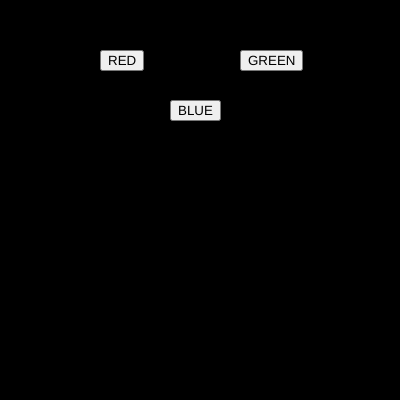
Frame 1 (no input)
Frame 60 (no input): identical to frame 1, image omitted
Frame 120 (the mouse pressed at the canvas centre since frame 60): identical to frame 1, image omitted

The p5.js sketch that drew this single still picture (run headless with seeded random() and noise() and a simulated clock; from frame 60 on, the mouse is pressed at the canvas centre):

// p5.js sketch
// ── sketch.js
var btn_red;
var btn_green;
var btn_blue;

var r = 0;
var g = 0;
var b = 0;

function setup() {
  createCanvas(400, 400); 
  btn_red = createButton("RED");
  btn_red.position(100,50);
  btn_red.mousePressed(red_bg);

  btn_green = createButton("GREEN");
  btn_green.position(240,50);
  btn_green.mousePressed(green_bg);

  btn_blue = createButton("BLUE");
  btn_blue.position(170,100);
  btn_blue.mousePressed(blue_bg);


}

function draw() {
  background(r,g,b);
}

function red_bg()
{
r = 255;
g = 0;
b = 0;
}

function green_bg()
{
r = 0;
g = 255;
b = 0;
}

function blue_bg()
{
r = 0;
g = 0;
b = 255;
}
